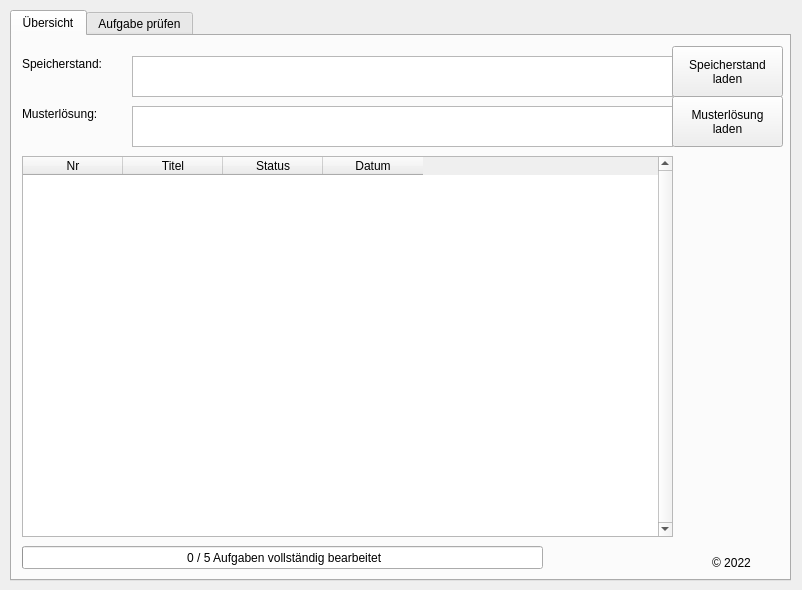
<?xml version="1.0" encoding="UTF-8"?>
<ui version="4.0">
 <class>MainWindow</class>
 <widget class="QMainWindow" name="MainWindow">
  <property name="geometry">
   <rect>
    <x>0</x>
    <y>0</y>
    <width>802</width>
    <height>590</height>
   </rect>
  </property>
  <property name="windowTitle">
   <string>GMV-Trainer</string>
  </property>
  <property name="windowIcon">
   <iconset resource="iib_Logo.qrc">
    <normaloff>:/iib_logo-2.ico</normaloff>:/iib_logo-2.ico</iconset>
  </property>
  <widget class="QWidget" name="centralwidget">
   <widget class="QTabWidget" name="tabWidget">
    <property name="geometry">
     <rect>
      <x>10</x>
      <y>10</y>
      <width>781</width>
      <height>571</height>
     </rect>
    </property>
    <property name="currentIndex">
     <number>0</number>
    </property>
    <widget class="QWidget" name="tab1">
     <attribute name="title">
      <string>Übersicht</string>
     </attribute>
     <widget class="QLabel" name="label">
      <property name="geometry">
       <rect>
        <x>10</x>
        <y>20</y>
        <width>101</width>
        <height>16</height>
       </rect>
      </property>
      <property name="text">
       <string>Speicherstand:</string>
      </property>
     </widget>
     <widget class="QLabel" name="label_2">
      <property name="geometry">
       <rect>
        <x>10</x>
        <y>70</y>
        <width>91</width>
        <height>16</height>
       </rect>
      </property>
      <property name="text">
       <string>Musterlösung:</string>
      </property>
     </widget>
     <widget class="QTextEdit" name="textEdit_speicherstand">
      <property name="enabled">
       <bool>true</bool>
      </property>
      <property name="geometry">
       <rect>
        <x>120</x>
        <y>20</y>
        <width>541</width>
        <height>41</height>
       </rect>
      </property>
      <property name="readOnly">
       <bool>true</bool>
      </property>
     </widget>
     <widget class="QTextEdit" name="textEdit_ml">
      <property name="enabled">
       <bool>true</bool>
      </property>
      <property name="geometry">
       <rect>
        <x>120</x>
        <y>70</y>
        <width>541</width>
        <height>41</height>
       </rect>
      </property>
      <property name="readOnly">
       <bool>true</bool>
      </property>
     </widget>
     <widget class="QPushButton" name="pushButton_ml">
      <property name="geometry">
       <rect>
        <x>660</x>
        <y>60</y>
        <width>111</width>
        <height>51</height>
       </rect>
      </property>
      <property name="text">
       <string>Musterlösung
laden</string>
      </property>
     </widget>
     <widget class="QTableWidget" name="tableWidget_uebersicht">
      <property name="enabled">
       <bool>true</bool>
      </property>
      <property name="geometry">
       <rect>
        <x>10</x>
        <y>120</y>
        <width>651</width>
        <height>381</height>
       </rect>
      </property>
      <property name="verticalScrollBarPolicy">
       <enum>Qt::ScrollBarAlwaysOn</enum>
      </property>
      <property name="horizontalScrollBarPolicy">
       <enum>Qt::ScrollBarAlwaysOff</enum>
      </property>
      <property name="editTriggers">
       <set>QAbstractItemView::NoEditTriggers</set>
      </property>
      <property name="tabKeyNavigation">
       <bool>false</bool>
      </property>
      <property name="showDropIndicator" stdset="0">
       <bool>false</bool>
      </property>
      <property name="dragDropOverwriteMode">
       <bool>false</bool>
      </property>
      <property name="selectionMode">
       <enum>QAbstractItemView::NoSelection</enum>
      </property>
      <property name="selectionBehavior">
       <enum>QAbstractItemView::SelectRows</enum>
      </property>
      <attribute name="verticalHeaderVisible">
       <bool>false</bool>
      </attribute>
      <column>
       <property name="text">
        <string>Nr</string>
       </property>
      </column>
      <column>
       <property name="text">
        <string>Titel</string>
       </property>
      </column>
      <column>
       <property name="text">
        <string>Status</string>
       </property>
      </column>
      <column>
       <property name="text">
        <string>Datum</string>
       </property>
      </column>
     </widget>
     <widget class="QPushButton" name="pushButton_speicherLaden">
      <property name="geometry">
       <rect>
        <x>660</x>
        <y>10</y>
        <width>111</width>
        <height>51</height>
       </rect>
      </property>
      <property name="text">
       <string>Speicherstand
laden</string>
      </property>
     </widget>
     <widget class="QProgressBar" name="progressBar">
      <property name="geometry">
       <rect>
        <x>10</x>
        <y>510</y>
        <width>521</width>
        <height>23</height>
       </rect>
      </property>
      <property name="maximum">
       <number>5</number>
      </property>
      <property name="value">
       <number>0</number>
      </property>
      <property name="textVisible">
       <bool>true</bool>
      </property>
      <property name="format">
       <string> %v / %m Aufgaben vollständig bearbeitet</string>
      </property>
     </widget>
     <widget class="QLabel" name="label_5">
      <property name="geometry">
       <rect>
        <x>700</x>
        <y>520</y>
        <width>46</width>
        <height>13</height>
       </rect>
      </property>
      <property name="text">
       <string>© 2022</string>
      </property>
     </widget>
     <widget class="QLabel" name="label_9">
      <property name="geometry">
       <rect>
        <x>690</x>
        <y>470</y>
        <width>61</width>
        <height>41</height>
       </rect>
      </property>
      <property name="text">
       <string/>
      </property>
      <property name="pixmap">
       <pixmap resource="iib_Logo.qrc">:/iib_logo-2.png</pixmap>
      </property>
      <property name="scaledContents">
       <bool>true</bool>
      </property>
     </widget>
    </widget>
    <widget class="QWidget" name="tab2">
     <attribute name="title">
      <string>Aufgabe prüfen</string>
     </attribute>
     <widget class="QLabel" name="label_3">
      <property name="geometry">
       <rect>
        <x>10</x>
        <y>25</y>
        <width>61</width>
        <height>16</height>
       </rect>
      </property>
      <property name="text">
       <string>Aufgabe:</string>
      </property>
     </widget>
     <widget class="QComboBox" name="comboBox_aufgaben">
      <property name="geometry">
       <rect>
        <x>80</x>
        <y>20</y>
        <width>691</width>
        <height>22</height>
       </rect>
      </property>
     </widget>
     <widget class="QLabel" name="label_4">
      <property name="geometry">
       <rect>
        <x>10</x>
        <y>60</y>
        <width>141</width>
        <height>16</height>
       </rect>
      </property>
      <property name="text">
       <string>Konstruktionsprotokoll:</string>
      </property>
     </widget>
     <widget class="QTextEdit" name="textEdit_kp">
      <property name="enabled">
       <bool>true</bool>
      </property>
      <property name="geometry">
       <rect>
        <x>160</x>
        <y>60</y>
        <width>501</width>
        <height>41</height>
       </rect>
      </property>
      <property name="readOnly">
       <bool>true</bool>
      </property>
     </widget>
     <widget class="QPushButton" name="pushButton_kp">
      <property name="enabled">
       <bool>false</bool>
      </property>
      <property name="geometry">
       <rect>
        <x>670</x>
        <y>60</y>
        <width>101</width>
        <height>41</height>
       </rect>
      </property>
      <property name="text">
       <string>Protokoll
laden</string>
      </property>
     </widget>
     <widget class="QLabel" name="label_qualis">
      <property name="geometry">
       <rect>
        <x>240</x>
        <y>110</y>
        <width>521</width>
        <height>381</height>
       </rect>
      </property>
      <property name="text">
       <string>&lt;html&gt;&lt;head/&gt;&lt;body&gt;&lt;p&gt;&lt;span style=&quot; font-size:12pt; font-weight:600;&quot;&gt;Qualitative Merkmale&lt;/span&gt;&lt;br/&gt;&lt;/p&gt;&lt;p&gt;&lt;br/&gt;&lt;/p&gt;&lt;/body&gt;&lt;/html&gt;</string>
      </property>
      <property name="alignment">
       <set>Qt::AlignLeading|Qt::AlignLeft|Qt::AlignTop</set>
      </property>
     </widget>
     <widget class="QTableWidget" name="tableWidget_quantis">
      <property name="geometry">
       <rect>
        <x>10</x>
        <y>135</y>
        <width>201</width>
        <height>325</height>
       </rect>
      </property>
      <property name="verticalScrollBarPolicy">
       <enum>Qt::ScrollBarAlwaysOff</enum>
      </property>
      <property name="horizontalScrollBarPolicy">
       <enum>Qt::ScrollBarAlwaysOff</enum>
      </property>
      <property name="autoScroll">
       <bool>false</bool>
      </property>
      <property name="editTriggers">
       <set>QAbstractItemView::NoEditTriggers</set>
      </property>
      <property name="selectionMode">
       <enum>QAbstractItemView::NoSelection</enum>
      </property>
      <attribute name="horizontalHeaderDefaultSectionSize">
       <number>80</number>
      </attribute>
      <attribute name="verticalHeaderVisible">
       <bool>false</bool>
      </attribute>
      <column>
       <property name="text">
        <string>Element</string>
       </property>
      </column>
      <column>
       <property name="text">
        <string>Deine Anzahl</string>
       </property>
      </column>
      <column>
       <property name="text">
        <string>ML</string>
       </property>
      </column>
     </widget>
     <widget class="QPushButton" name="pushButton_speichern">
      <property name="enabled">
       <bool>false</bool>
      </property>
      <property name="geometry">
       <rect>
        <x>650</x>
        <y>490</y>
        <width>121</width>
        <height>51</height>
       </rect>
      </property>
      <property name="text">
       <string>Speicherstand
überschreiben</string>
      </property>
     </widget>
     <widget class="QLabel" name="label_qualis_2">
      <property name="geometry">
       <rect>
        <x>10</x>
        <y>110</y>
        <width>241</width>
        <height>21</height>
       </rect>
      </property>
      <property name="text">
       <string>&lt;html&gt;&lt;head/&gt;&lt;body&gt;&lt;p&gt;&lt;span style=&quot; font-size:12pt; font-weight:600;&quot;&gt;Quantitative Merkmale&lt;/span&gt;&lt;br/&gt;&lt;/p&gt;&lt;/body&gt;&lt;/html&gt;</string>
      </property>
      <property name="alignment">
       <set>Qt::AlignLeading|Qt::AlignLeft|Qt::AlignTop</set>
      </property>
     </widget>
     <widget class="Line" name="line">
      <property name="geometry">
       <rect>
        <x>218</x>
        <y>110</y>
        <width>20</width>
        <height>361</height>
       </rect>
      </property>
      <property name="orientation">
       <enum>Qt::Vertical</enum>
      </property>
     </widget>
     <widget class="QTextEdit" name="textEdit_green">
      <property name="geometry">
       <rect>
        <x>10</x>
        <y>470</y>
        <width>16</width>
        <height>16</height>
       </rect>
      </property>
      <property name="styleSheet">
       <string notr="true">QTextEdit { background-color: rgb(20, 200, 20); }</string>
      </property>
     </widget>
     <widget class="QTextEdit" name="textEdit_yellow">
      <property name="geometry">
       <rect>
        <x>10</x>
        <y>495</y>
        <width>16</width>
        <height>16</height>
       </rect>
      </property>
      <property name="styleSheet">
       <string notr="true">QTextEdit { background-color: rgb(200, 190, 0); }</string>
      </property>
     </widget>
     <widget class="QLabel" name="label_6">
      <property name="geometry">
       <rect>
        <x>40</x>
        <y>470</y>
        <width>101</width>
        <height>16</height>
       </rect>
      </property>
      <property name="text">
       <string>gleiche Anzahl</string>
      </property>
     </widget>
     <widget class="QLabel" name="label_7">
      <property name="geometry">
       <rect>
        <x>40</x>
        <y>495</y>
        <width>161</width>
        <height>16</height>
       </rect>
      </property>
      <property name="text">
       <string>unterschiedliche Anzahl</string>
      </property>
     </widget>
     <widget class="QLabel" name="label_8">
      <property name="geometry">
       <rect>
        <x>10</x>
        <y>520</y>
        <width>611</width>
        <height>16</height>
       </rect>
      </property>
      <property name="text">
       <string>Hinweis: Deine Anzahl der Elemente muss nicht mit der Anzahl in der Musterlösung übereinstimmen.</string>
      </property>
     </widget>
    </widget>
   </widget>
  </widget>
 </widget>
 <resources>
  <include location="iib_Logo.qrc"/>
 </resources>
 <connections/>
</ui>
